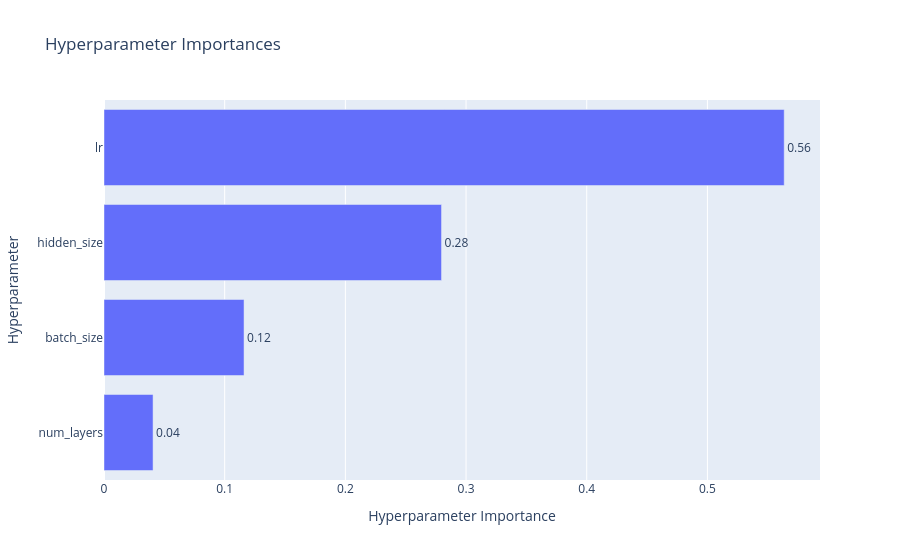

Write notebook code for a chart like this one.
### Code cell
vis.plot_param_importances(study)

### Figure 1 — Plotly figure (JSON) as saved in the notebook; plotly's stock layout.template omitted (floating-point values rounded to 4 significant figures)
{"data": [{"cliponaxis": false, "hovertemplate": ["num_layers (IntDistribution): 0.04065295319311883<extra></extra>", "batch_size (CategoricalDistribution): 0.11603680971684<extra></extra>", "hidden_size (IntDistribution): 0.2796839877549346<extra></extra>", "lr (FloatDistribution): 0.5636262493351066<extra></extra>"], "name": "Objective Value", "orientation": "h", "text": ["0.04", "0.12", "0.28", "0.56"], "textposition": "outside", "type": "bar", "x": [0.04065, 0.116, 0.2797, 0.5636], "y": ["num_layers", "batch_size", "hidden_size", "lr"]}], "layout": {"title": {"text": "Hyperparameter Importances"}, "xaxis": {"title": {"text": "Hyperparameter Importance"}}, "yaxis": {"title": {"text": "Hyperparameter"}}}}
